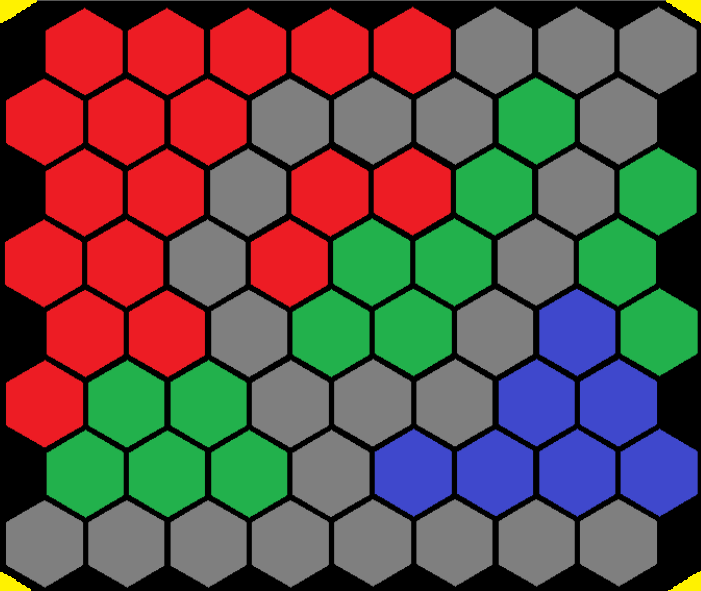
#> input picture prototyping/OpenCv/hex_t.PNG, 701 x 591 px, found by its file name
$ python homography_automated.py   (older library calls are emulated)
#> lines starting #> are read from the running program, lines starting #| are printed output that depends on the picture; after the words box and inside, x2 and y2 are one past the last pixel; in counts of white or black regions, pixels touching at a corner belong together
### four_corners.py
# USAGE
# python detect_shapes.py --image shapes_and_colors.png

# import the necessary packages
from pyimagesearch.shapedetector import ShapeDetector
import imutils
import numpy as np
import cv2


def four_points(image):


    four = {}
    four['points'] = []
    four_corners = []

    # load the image and resize it to a smaller factor so that
    # the shapes can be approximated better
    resized = imutils.resize(image, width=300)
    ratio = image.shape[0] / float(resized.shape[0])

    # convert the resized image to grayscale, blur it slightly,
    # and threshold it
    gray = cv2.cvtColor(resized, cv2.COLOR_BGR2GRAY)
    blurred = cv2.GaussianBlur(gray, (5, 5), 0)
    thresh = cv2.threshold(blurred, 60, 255, cv2.THRESH_BINARY)[1]

    # find contours in the thresholded image and initialize the
    # shape detector

    cnts = cv2.findContours(thresh.copy(), cv2.RETR_EXTERNAL,
                         cv2.CHAIN_APPROX_SIMPLE)
    cnts = cnts[0] if imutils.is_cv2() else cnts[1]
    sd = ShapeDetector()

    #    loop over the contours
    for c in cnts:
        # compute the center of the contour, then detect the name of the
        # shape using only the contour
        M = cv2.moments(c)
        cX = int((M["m10"] / M["m00"]) * ratio)
        cY = int((M["m01"] / M["m00"]) * ratio)
        shape = sd.detect(c)
        if shape == "triangle":
            # multiply the contour (x, y)-coordinates by the resize ratio,
            # then draw the contours and the name of the shape on the image
            c = c.astype("float")
            c *= ratio
            c = c.astype("int")
            px = image[cY, cX]
            # print(px)

            cv2.drawContours(image, [c], -1, (0, 255, 0), 2)
            cv2.circle(image, (cX, cY), 7, (255, 255, 255), -1)
            cv2.putText(image, shape, (cX, cY), cv2.FONT_HERSHEY_SIMPLEX,
                    0.5, (255, 255, 255), 2)
            # print(cX, cY)

            if len(four_corners) < 4:
                four_corners.append([cX, cY])

                print(four_corners)
                cv2.imshow("Image", image)
            # cv2.waitKey(0)

    # show the output image
    four_corners.reverse()
    four['points'] = four_corners
    four = np.vstack(four['points']).astype(float)
    print(four)
    return four

### asar-pi-applications/asar_vision/pyimagesearch/shapedetector.py
# import the necessary packages
import cv2


class ShapeDetector:
    def __init__(self):
        pass

    def detect(self, c):
        # initialize the shape name and approximate the contour
        shape = "unidentified"
        peri = cv2.arcLength(c, True)
        approx = cv2.approxPolyDP(c, 0.04 * peri, True)

        # if the shape is a triangle, it will have 3 vertices
        if len(approx) == 3:
            shape = "triangle"

        # if the shape has 4 vertices, it is either a square or
        # a rectangle
        elif len(approx) == 4:
            # compute the bounding box of the contour and use the
            # bounding box to compute the aspect ratio
            (x, y, w, h) = cv2.boundingRect(approx)
            ar = w / float(h)

            # a square will have an aspect ratio that is approximately
            # equal to one, otherwise, the shape is a rectangle
            shape = "square" if ar >= 0.95 and ar <= 1.05 else "rectangle"

        # if the shape is a pentagon, it will have 5 vertices
        elif len(approx) == 5:
            shape = "pentagon"
        # if the shape is a hexagon, it will have 6 vertices
        elif len(approx) == 6:
            shape = "hexagon"
        # otherwise, we assume the shape is a circle
        else:
            shape = "circle"

        # return the name of the shape
        return shape

### get_attributes.py
from pyimagesearch.shapedetector import ShapeDetector
import imutils
import numpy as np
import cv2
from get_coordinate import get_coordinate
from get_rgbcolor import get_rgbcolor


def get_attributes(image):
    hexagon_attributes = {}
    hexagon_attributes['color'] = []
    hexagon_attributes['coordinate'] = []
    pixel_hsv = []
    pixel_hsv_averages = []

    resized = imutils.resize(image, width=300)
    ratio = image.shape[0] / float(resized.shape[0])

    # convert the resized image to grayscale, blur it slightly,
    # and threshold it
    gray = cv2.cvtColor(resized, cv2.COLOR_BGR2GRAY)
    blurred = cv2.GaussianBlur(gray, (5, 5), 0)
    thresh = cv2.threshold(blurred, 60, 255, cv2.THRESH_BINARY)[1]
    cnts = cv2.findContours(thresh.copy(), cv2.RETR_EXTERNAL,
                         cv2.CHAIN_APPROX_SIMPLE)
    cnts = cnts[0] if imutils.is_cv2() else cnts[1]
    sd = ShapeDetector()

    #    loop over the contours
    for c in cnts:
        # compute the center of the contour, then detect the name of the
        # shape using only the contour
        M = cv2.moments(c)
        if M["m10"] == 0:
            M["m10"] = M["m10"]+1
        if M["m00"] == 0:
            M["m00"] = M["m00"]+1

        cX = int((M["m10"] / M["m00"]) * ratio)
        cY = int((M["m01"] / M["m00"]) * ratio)
        shape = sd.detect(c)
        if shape == "hexagon":
            # multiply the contour (x, y)-coordinates by the resize ratio,
            # then draw the contours and the name of the shape on the image
            c = c.astype("float")
            c *= ratio
            c = c.astype("int")
            px = [cY, cX]
            print(px)
            pixel_hsv = []
            for i in range(0, 3):
                for k in range(0, 3):
                    pixel = image[cY + i, cX + k]
                    pixel_hsv.insert(i + k, pixel)
                    print(pixel)

            # calculate the average H, S, and V values for each hexagon tile
            average_hsv = np.mean(pixel_hsv, axis=0)
            pixel_hsv_averages.append(np.mean(pixel_hsv, axis=0))
            print(np.mean(pixel_hsv, axis=0))
            print(pixel_hsv_averages)

            hexagon_attributes['color'].append(get_rgbcolor(average_hsv))

            hexagon_attributes['coordinate'].append(get_coordinate(px))

            cv2.drawContours(image, [c], -1, (0, 255, 0), 2)
            cv2.circle(image, (cX, cY), 7, (255, 255, 255), -1)
            cv2.putText(image, shape, (cX, cY), cv2.FONT_HERSHEY_SIMPLEX,
                        0.5, (255, 255, 255), 2)


         # show the output image
        cv2.imshow("Image", image)
        cv2.waitKey(0)
    # hexagon_attributes = dict(zip(coordinate,color))
    print(hexagon_attributes)
    return hexagon_attributes

### get_rgbcolor.py

import cv2
import numpy as np
from math import sqrt


def get_rgbcolor(average_hsv):
    distances = []
    gray = "gray"
    blue = "blue"
    green = "green"
    red = "red"
    yellow = "yellow"
    preset_colors = ([127, 127, 127],
                     [204, 72, 63],
                     [76, 177, 34],
                     [36, 28, 237],
                     [0, 242, 255])
    colors = [gray, blue, green, red, yellow]


    for i in range(0,len(preset_colors)):

        dist = sqrt((average_hsv[0]-preset_colors[i][0])**2 +
                    (average_hsv[1]-preset_colors[i][1])**2 +
                    (average_hsv[2]-preset_colors[i][2])**2)
        distances += [dist]
    index_min = np.argmin(distances)

    color = colors[index_min]

    return color

### get_coordinate.py
def get_coordinate(px):
    x = px[0]
    y = px[1]

    if y < 299:
        if y < 150:
            if y < 80:
                y = 1
            elif y > 80:
                y = 2
        elif y > 150:
            if y < 220:
                y = 3
            elif y > 220:
                y = 4
    elif y > 299:
        if y < 440:
            if y < 370:
                y = 5
            elif y > 370:
                y = 6
        elif y > 440:
            if y < 511:
                y = 7
            elif y > 511:
                y = 8
    if x < 250:
        if x < 130:
            if x < 70:
                x = 1
            elif x > 70:
                x = 2
        elif x > 130:
            if x < 190:
                x = 3
            elif x > 190:
                x = 4
    elif x > 250:
        if x < 370:
            if x < 310:
                x = 5
            elif x > 310:
                x = 6
        elif x > 370:
            if x < 430:
                x = 7
            elif x > 430:
                x = 8
    coordinate = [x, y]

    return coordinate

### homography_automated.py
import cv2
import numpy as np
from four_corners import four_points
from get_attributes import get_attributes
import json

if __name__ == '__main__':
    # Read in the image.

    im_src = cv2.imread('hex_t.png')
#> im_src is the input picture: shape (591, 701, 3); mean B, G, R 76.1, 81.3, 101.8
    final_attributes = []
    # Destination image
    size = (600, 500, 3)

    im_dst = np.zeros(size, np.uint8)

    pts_dst = np.array(
        [
            [0, 0],
            [size[0] - 1, 0],
            [size[0] - 1, size[1] - 1],
            [0, size[1] - 1]
        ], dtype=float
    )

    # Show image and wait for 4 clicks.
    cv2.imshow("Image", im_src)
    pts_src = four_points(im_src)
#> in four_points, `thresh = cv2.threshold(blurred, 60, 255, cv2.THRESH_BINARY)[1]`:
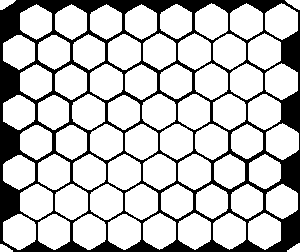
#> thresh: shape (252, 300); 75.9% white; 1 black region
#> in four_points, `cnts = cv2.findContours(thresh.copy(), cv2.RETR_EXTERNAL, cv2.CHAIN_AP..`: cnts = 68 contours; largest, box (x1, y1, x2, y2) and area: (142, 94, 176, 130) 880, (230, 63, 263, 100) 871, (248, 213, 281, 250) 870, (108, 154, 141, 190) 870, (3, 214, 36, 250) 870
#> the loop in four_points, `for c in cnts:` made 68 passes
#> (cX, cY, shape, peri in detect, approx in detect) on passes 1 to 2: (10, 582, 'triangle', 34.49, [[0, 244], [0, 251], [12, 251]]), (691, 581, 'triangle', 35.9, [[299, 243], [287, 251], [299, 251]])
#> (cX, cY) on passes 67 to 68: (689, 7), (12, 7)
#| [[10, 582]]
#| [[10, 582], [691, 581]]
#| [[10, 582], [691, 581], [689, 7]]
#| [[10, 582], [691, 581], [689, 7], [12, 7]]
#> pass 1, in four_points, `cv2.imshow("Image", image)`:
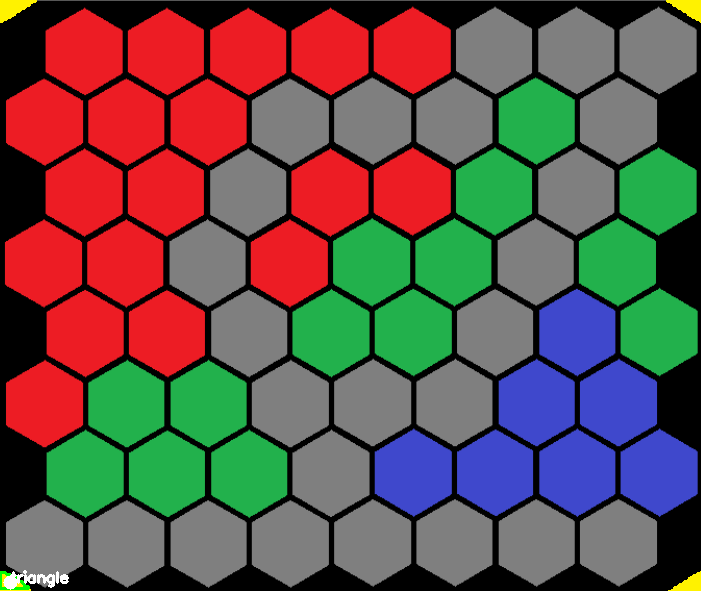
#> window 'Image': shape (591, 701, 3); mean B, G, R 76.4, 81.5, 101.9
#> after the loop in four_points, `for c in cnts:`:
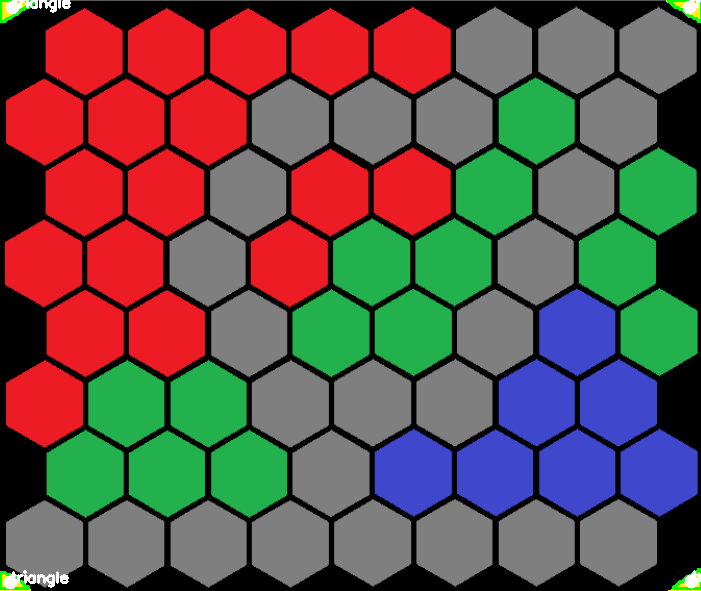
#> image: shape (591, 701, 3); 0.51% of pixels changed, all inside (x1, y1, x2, y2) = (0, 0, 701, 590)
#> after the loop in four_points, `for c in cnts:`: four_corners = [[10, 582], [691, 581], [689, 7], [12, 7]]
#> in four_points, `four = np.vstack(four['points']).astype(float)`: four = [[12, 7], [689, 7], [691, 581], [10, 582]]
#| [[ 12.   7.]
#|  [689.   7.]
#|  [691. 581.]
#|  [ 10. 582.]]
#> pts_src = [[12, 7], [689, 7], [691, 581], [10, 582]]
    print(pts_src)
#| [[ 12.   7.]
#|  [689.   7.]
#|  [691. 581.]
#|  [ 10. 582.]]
    print(pts_dst)
    # Calculate the homography
    h, status = cv2.findHomography(pts_src, pts_dst)
#> h = [[0.883, 0.00307, -10.62], [-7.8e-19, 0.873, -6.11], [-2.55e-06, 1.03e-05, 1]]; status = [1, 1, 1, 1]
    # Warp source image to destination
    im_dst = cv2.warpPerspective(im_src, h, size[0:2])
    # print(pts_src)

    attributes = get_attributes(im_dst)
#> in get_attributes, `resized = imutils.resize(image, width=300)`:
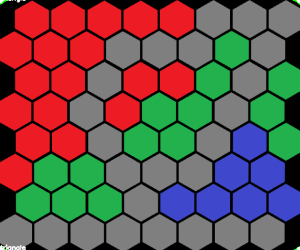
#> resized: shape (250, 300, 3); mean B, G, R 80.2, 84.7, 106.2
#> in get_attributes, `blurred = cv2.GaussianBlur(gray, (5, 5), 0)`:
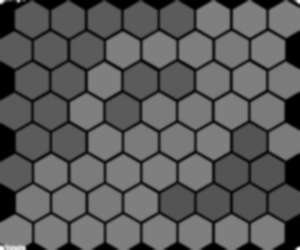
#> blurred: shape (250, 300); min 0, max 254, mean 90.5
#> in get_attributes, `thresh = cv2.threshold(blurred, 60, 255, cv2.THRESH_BINARY)[1]`:
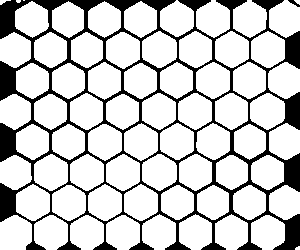
#> thresh: shape (250, 300); 79.4% white; 2 black regions
#> in get_attributes, `cnts = cv2.findContours(thresh.copy(), cv2.RETR_EXTERNAL, cv2.CHAIN_AP..`: cnts = 69 contours, 5 with area under 20; largest, box (x1, y1, x2, y2) and area: (142, 31, 177, 68) 928, (250, 93, 285, 130) 928, (142, 154, 177, 191) 926, (251, 31, 285, 68) 916, (196, 0, 230, 38) 914
#> the loop in get_attributes, `for c in cnts:` made 69 passes
#> (cX, cY, shape, peri in detect, px, average_hsv, index_min in get_rgbcolor, color in get_rgbcolor) on passes 2, 3, 4, 5, 7, 8, 9, 10, 11, 12: (534, 464, 'hexagon', 115.8, [464, 534], [127, 127, 127], 0, 'gray'), (245, 465, 'hexagon', 115.3, [465, 245], [127, 127, 127], 0, 'gray'), (173, 465, 'hexagon', 114.7, [465, 173], [127, 127, 127], 0, 'gray'), (101, 464, 'hexagon', 114.1, [464, 101], [127, 127, 127], 0, 'gray'), (462, 464, 'hexagon', 115.3, [464, 462], [127, 127, 127], 0, 'gray'), (390, 464, 'hexagon', 114.7, [464, 390], [127, 127, 127], 0, 'gray'), (317, 464, 'hexagon', 116.7, [464, 317], [127, 127, 127], 0, 'gray'), (568, 404, 'hexagon', 109.8, [404, 568], [204, 72, 63], 1, 'blue'), (498, 404, 'hexagon', 110.9, [404, 498], [204, 72, 63], 1, 'blue'), (425, 404, 'hexagon', 110.1, [404, 425], [204, 72, 63], 1, 'blue')
#> (cX, cY, shape, peri in detect, px, average_hsv, index_min in get_rgbcolor, color in get_rgbcolor) on pass 16: (209, 404, 'hexagon', 115.7, [404, 209], [76, 177, 34], 2, 'green')
#> (printed output is left out)
#> after the loop in get_attributes, `for c in cnts:`:
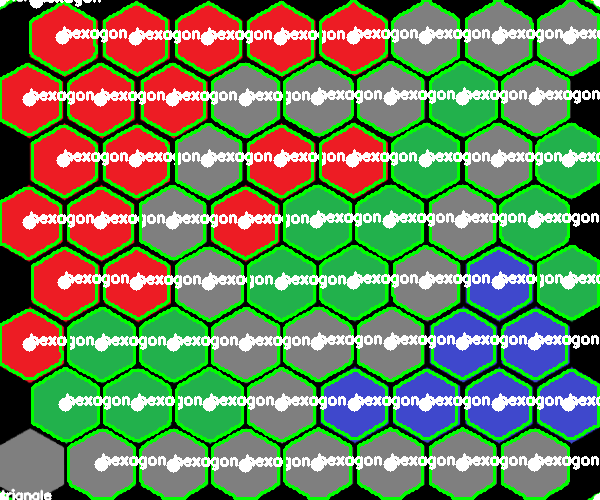
#> image: shape (500, 600, 3); mean B, G, R 88.6, 129.7, 107
    print(pts_dst)
    # with attributes as outfile:

    # Show output

    cv2.imshow("Image", im_dst)

    with open('terrain.txt', 'w') as outfile:
        json_str = json.dump(attributes, outfile)

    print(json_str)

    cv2.waitKey(0)
